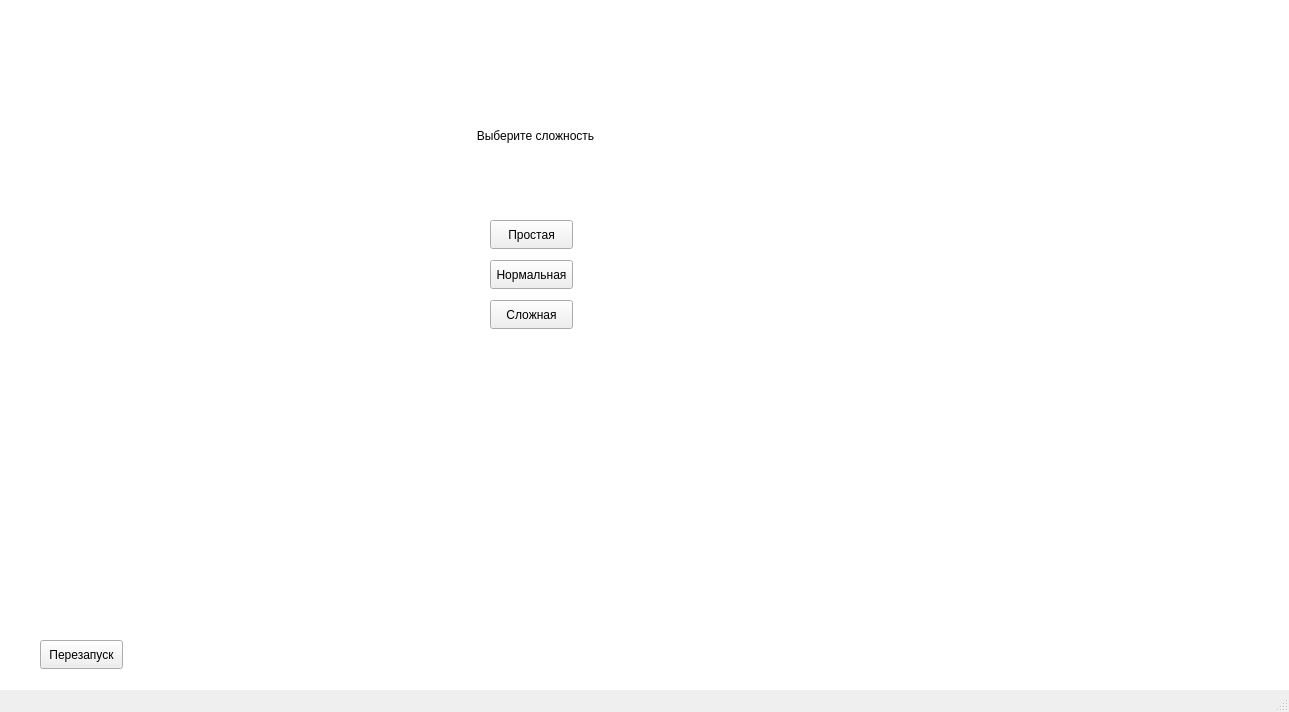
<?xml version="1.0" encoding="UTF-8"?>
<ui version="4.0">
 <class>MainWindow</class>
 <widget class="QMainWindow" name="MainWindow">
  <property name="geometry">
   <rect>
    <x>0</x>
    <y>0</y>
    <width>1289</width>
    <height>712</height>
   </rect>
  </property>
  <property name="windowTitle">
   <string>Чучело</string>
  </property>
  <widget class="QWidget" name="centralwidget">
   <widget class="clickablelabel" name="label" native="true">
    <property name="geometry">
     <rect>
      <x>20</x>
      <y>310</y>
      <width>121</width>
      <height>151</height>
     </rect>
    </property>
    <property name="text" stdset="0">
     <string>TextLabel</string>
    </property>
   </widget>
   <widget class="QLabel" name="ctafalklb">
    <property name="geometry">
     <rect>
      <x>30</x>
      <y>350</y>
      <width>311</width>
      <height>111</height>
     </rect>
    </property>
    <property name="text">
     <string/>
    </property>
   </widget>
   <widget class="QLabel" name="timer">
    <property name="geometry">
     <rect>
      <x>120</x>
      <y>20</y>
      <width>141</width>
      <height>21</height>
     </rect>
    </property>
    <property name="text">
     <string/>
    </property>
   </widget>
   <widget class="QPushButton" name="btn">
    <property name="geometry">
     <rect>
      <x>40</x>
      <y>640</y>
      <width>83</width>
      <height>29</height>
     </rect>
    </property>
    <property name="text">
     <string>Перезапуск</string>
    </property>
   </widget>
   <widget class="QGraphicsView" name="graphicsView">
    <property name="geometry">
     <rect>
      <x>-90</x>
      <y>-120</y>
      <width>1671</width>
      <height>901</height>
     </rect>
    </property>
   </widget>
   <widget class="QLabel" name="label_2">
    <property name="geometry">
     <rect>
      <x>360</x>
      <y>100</y>
      <width>351</width>
      <height>71</height>
     </rect>
    </property>
    <property name="text">
     <string>Выберите сложность</string>
    </property>
    <property name="alignment">
     <set>Qt::AlignCenter</set>
    </property>
   </widget>
   <widget class="QPushButton" name="easy">
    <property name="geometry">
     <rect>
      <x>490</x>
      <y>220</y>
      <width>83</width>
      <height>29</height>
     </rect>
    </property>
    <property name="text">
     <string>Простая</string>
    </property>
   </widget>
   <widget class="QPushButton" name="normal">
    <property name="geometry">
     <rect>
      <x>490</x>
      <y>260</y>
      <width>83</width>
      <height>29</height>
     </rect>
    </property>
    <property name="text">
     <string>Нормальная</string>
    </property>
   </widget>
   <widget class="QPushButton" name="hard">
    <property name="geometry">
     <rect>
      <x>490</x>
      <y>300</y>
      <width>83</width>
      <height>29</height>
     </rect>
    </property>
    <property name="text">
     <string>Сложная</string>
    </property>
   </widget>
   <zorder>graphicsView</zorder>
   <zorder>label</zorder>
   <zorder>timer</zorder>
   <zorder>ctafalklb</zorder>
   <zorder>btn</zorder>
   <zorder>label_2</zorder>
   <zorder>easy</zorder>
   <zorder>normal</zorder>
   <zorder>hard</zorder>
  </widget>
  <widget class="QStatusBar" name="statusbar"/>
 </widget>
 <customwidgets>
  <customwidget>
   <class>clickablelabel</class>
   <extends>QWidget</extends>
   <header>clickablelabel.h</header>
   <slots>
    <signal>clicked()</signal>
   </slots>
  </customwidget>
 </customwidgets>
 <resources/>
 <connections/>
</ui>
